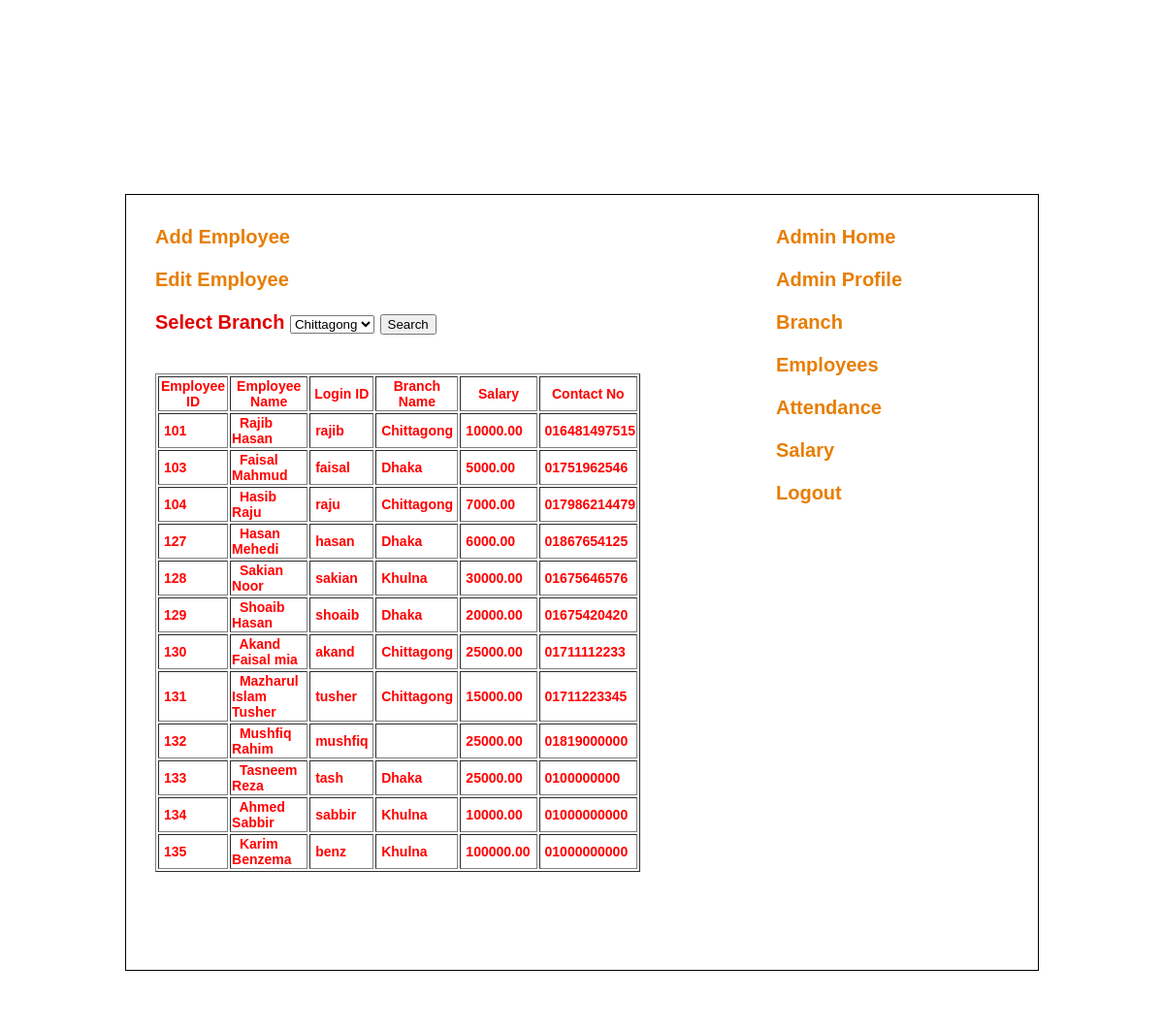
/viewemployee.php, run on the app's committed database.
### tables this page shows
CREATE TABLE `employees` (
  `empid` int(10) NOT NULL,
  `fname` varchar(25) NOT NULL,
  `lname` varchar(25) NOT NULL,
  `loginid` varchar(25) NOT NULL,
  `password` varchar(25) NOT NULL,
  `branchid` int(11) NOT NULL,
  `joindate` date NOT NULL,
  `basicsalary` double(10,2) NOT NULL,
  `address` text NOT NULL,
  `city` varchar(25) NOT NULL,
  `state` varchar(25) NOT NULL,
  `country` varchar(20) NOT NULL,
  `contactno` varchar(25) NOT NULL,
  `sex` varchar(15) NOT NULL,
  `dob` date NOT NULL,
  `emptype` varchar(20) NOT NULL,
  `expirence` int(10) NOT NULL
);

CREATE TABLE `branch` (
  `branchid` int(10) NOT NULL,
  `branchname` varchar(25) NOT NULL,
  `address` text NOT NULL,
  `city` varchar(25) NOT NULL,
  `state` varchar(25) NOT NULL,
  `country` varchar(20) NOT NULL,
  `contactno` varchar(25) NOT NULL
);

### viewemployee.php (the view, shortened to what this page needs)
<?php
    include("header.php");
include("dbconnection.php");
if(isset($_POST["submitsearch"]))
{
$qresult=mysqli_query($con,"select * from employees where empid!= '100' AND branchid='$_POST[branchid]'");
}
else
{
$qresult=mysqli_query($con,"select * from employees where empid!= '100' ");
}
	$qresultbranch=mysqli_query($con,"select * from branch");
	?>
    <div id="templatemo_content">
        <div id="templatemo_content_left">
        	<div class="header_02"><strong><a href="addemployees.php">Add Employee</a></strong></div>
			<div class="header_02"><strong><a href="editemployees.php">Edit Employee</a></strong></div>
               	<div class="header_02">
               	  <form id="form1" name="form1" method="post" action="">
               	    <label for="branchid"><strong>Select Branch </strong></label>
               	    <select name="branchid" id="branchid">
                    <?php
                   while($arrows = mysqli_fetch_array($qresultbranch))
				   {
					   echo " <option value='$arrows[branchid]'> $arrows[branchname] </option>";
				   }
					?>
           	        </select>
                    <input name="submitsearch" id="submitsearch" type="submit" value="Search" />
           	      </form>
               	</div>
   	      <table width="500" border="1">
       	      <tr>
			    <th width="75" scope="col">Employee ID</th>
       	        <th width="111" scope="col">Employee Name</th>
       	        <th width="75" scope="col">Login ID</th>
       	        <th width="93" scope="col">Branch Name</th>
       	        <th width="93" scope="col">Salary</th>
       	        <th width="94" scope="col">Contact No</th>
   	        </tr>
			<?php
			while($arrvar=mysqli_fetch_array($qresult))
			{
				echo "        <tr>
				<td>&nbsp;$arrvar[empid]</td>
              <td>&nbsp; $arrvar[fname] $arrvar[lname]</td>
              <td>&nbsp;$arrvar[loginid]</td>";
$qresulta=mysqli_query($con,"select * from branch where branchid='$arrvar[branchid]'");
$arrowsbr = mysqli_fetch_array($qresulta);
              echo "<td>&nbsp;$arrowsbr[branchname]</td>
			  <td>&nbsp;$arrvar[basicsalary]</td>
			  <td>&nbsp;$arrvar[contactno]</td>
            </tr>";
			}
			?>
   	      </table>
   	      <p>&nbsp;</p>
            <div class="margin_bottom_40"></div>
        </div>
        <div id="templatemo_content_right">
        	<div class="content_right_section">
                                            <?php
			 if($_SESSION["logintype"] = "Admin")
			 {
				include("adminsidebar.php");
			 }
			 else
			 {
				 include("empsidebar.php");
			 }
				?>
                <div class="margin_bottom_20"></div>
        	</div>
        </div>
    </div>
   <?php
   include("footer.php");
   ?>

### templatemo_style.css (style rules this page uses)
body { margin: 0; padding: 0; line-height: 1.5em; font-family: Arial, Helvetica, sans-serif; font-size: 11px; color: #333333; }
a:link, a:visited { color: #e77e02; text-decoration: none; font-weight: bold; }
p { margin: 0px; padding: 0px; }
.margin_bottom_20 { clear: both; width: 100%; height: 20px; font-size: 1px; }
.margin_bottom_40 { clear: both; width: 100%; height: 40px; font-size: 1px; }
.header_02 { color: #e20000; font-size: 20px; font-weight: bold; padding: 3px 0 5px 0; margin: 0 0 15px 0; }
#templatemo_content { clear: both; width: 940px; margin: 30px 19px 0 19px; background: #ffffff; border: 1px solid #000; }
#templatemo_content #templatemo_content_left { float: left; width: 580px; padding: 30px; }
#templatemo_content_left p { padding-bottom: 10px; text-align: justify; }
#templatemo_content #templatemo_content_right { float: right; width: 240px; padding: 30px }
.content_right_section { clear: both; }

### header.php (style rules this page uses)
body,td,th { font-size: 14px; font-weight: bold; color: #F00; }
body { background-color: #FFF; }

### data on the page
employees: empid "101", fname "Rajib", lname "Hasan", loginid "rajib", branchid.branchname "Chittagong", basicsalary "10000.00", contactno "016481497515"
employees: empid "103", fname "Faisal", lname "Mahmud", loginid "faisal", branchid.branchname "Dhaka", basicsalary "5000.00", contactno "01751962546"
employees: empid "104", fname "Hasib", lname "Raju", loginid "raju", branchid.branchname "Chittagong", basicsalary "7000.00", contactno "017986214479"
employees: empid "127", fname "Hasan", lname "Mehedi", loginid "hasan", branchid.branchname "Dhaka", basicsalary "6000.00", contactno "01867654125"
employees: empid "128", fname "Sakian", lname "Noor", loginid "sakian", branchid.branchname "Khulna", basicsalary "30000.00", contactno "01675646576"
employees: empid "129", fname "Shoaib", lname "Hasan", loginid "shoaib", branchid.branchname "Dhaka", basicsalary "20000.00", contactno "01675420420"
employees: empid "130", fname "Akand", lname "Faisal mia", loginid "akand", branchid.branchname "Chittagong", basicsalary "25000.00", contactno "01711112233"
employees: empid "131", fname "Mazharul Islam", lname "Tusher", loginid "tusher", branchid.branchname "Chittagong", basicsalary "15000.00", contactno "01711223345"
employees: empid "132", fname "Mushfiq", lname "Rahim", loginid "mushfiq", basicsalary "25000.00", contactno "01819000000"
employees: empid "133", fname "Tasneem", lname "Reza", loginid "tash", branchid.branchname "Dhaka", basicsalary "25000.00", contactno "0100000000"
employees: empid "134", fname "Ahmed", lname "Sabbir", loginid "sabbir", branchid.branchname "Khulna", basicsalary "10000.00", contactno "01000000000"
employees: empid "135", fname "Karim", lname "Benzema", loginid "benz", branchid.branchname "Khulna", basicsalary "100000.00", contactno "01000000000"

### other printed values
form field branchid "Chittagong"
